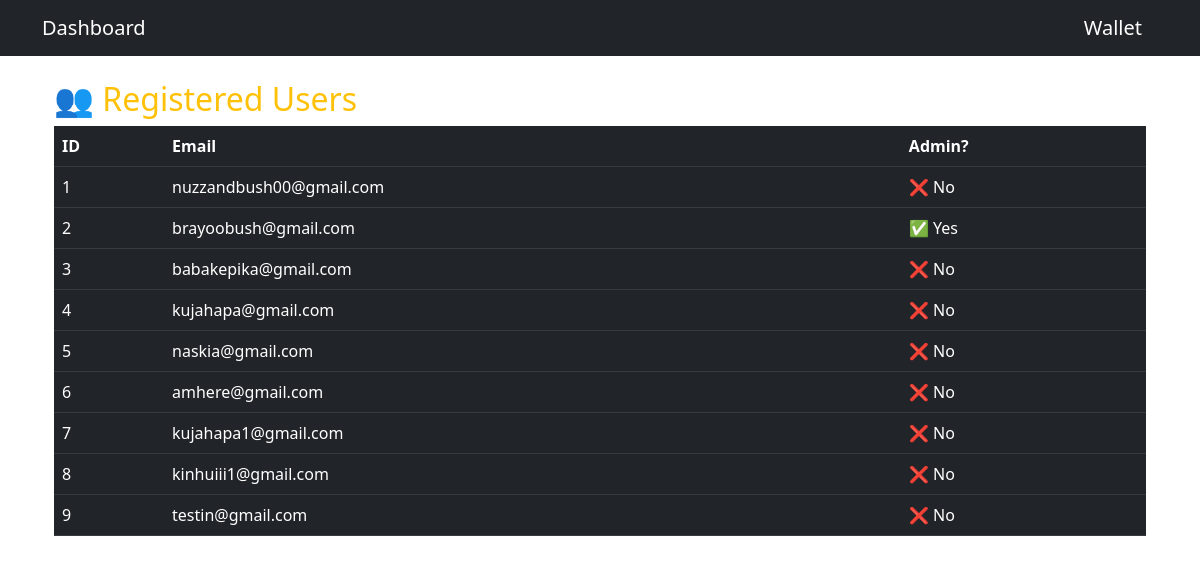
/admin/users (signed in), run on the app's committed database.
### models.py (models this page shows, shortened)
class User(db.Model, UserMixin):
    __tablename__ = "user"
    id = db.Column(db.Integer, primary_key=True)
    email = db.Column(db.String(120), unique=True, nullable=False)
    password = db.Column(db.String(200), nullable=False)
    is_admin = db.Column(db.Boolean, default=False, nullable=False)
    tutorial_seen = db.Column(db.Boolean, default=False, nullable=False)
    wallet_balance = db.Column(db.Float, default=0.0, nullable=False)
    total_views = db.Column(db.Integer, default=0, nullable=False)
    total_earnings = db.Column(db.Float, default=0.0, nullable=False)
    total_withdraw = db.Column(db.Float, default=0.0, nullable=False)
    total_recharge = db.Column(db.Float, default=0.0, nullable=False)
    profile_image = db.Column(db.String(200))
    last_checkin = db.Column(db.DateTime, nullable=True)
    referral_code = db.Column(
        db.String(20),
        unique=True,
        default=lambda: str(uuid.uuid4())[:8],
        nullable=False
    )
    referred_by = db.Column(db.Integer, db.ForeignKey("user.id"), nullable=True)
    referrals = db.relationship("User", backref=db.backref("referrer", remote_side=[id]))
    recharges = db.relationship("Recharge", back_populates="user", lazy=True)
    withdrawals = db.relationship("Withdrawal", back_populates="user", lazy=True)
    purchases = db.relationship("Purchase", back_populates="user", lazy=True)

### app.py (the view)
@app.route("/admin/users")
@login_required
def list_users():
    if not current_user.is_admin:
        flash("Access denied.", "danger")
        return redirect(url_for("dashboard"))
    users = User.query.all()
    return render_template("admin_users.html", users=users)

### app.py (called while the page is built)
@login_manager.user_loader
def load_user(user_id):
    return User.query.get(int(user_id))

@app.before_request
def restrict_admin_pages():
    if request.path.startswith("/admin"):
        if not current_user.is_authenticated:
            return redirect(url_for("login"))
        if not getattr(current_user, "is_admin", False):
            return "Unauthorized", 403

### templates/admin_users.html
{% extends "base.html" %}
{% block content %}
<div class="container mt-4">
  <h2 class="text-warning">👥 Registered Users</h2>
  <table class="table table-dark table-hover">
    <thead>
      <tr>
        <th>ID</th>
        <th>Email</th>
        <th>Admin?</th>
      </tr>
    </thead>
    <tbody>
      {% for user in users %}
      <tr>
        <td>{{ user.id }}</td>
        <td>{{ user.email }}</td>
        <td>{{ "✅ Yes" if user.is_admin else "❌ No" }}</td>
      </tr>
      {% endfor %}
    </tbody>
  </table>
</div>
{% endblock %}

### data on the page
User: id "1", email "nuzzandbush00@gmail.com", is_admin "❌ No"
User: id "2", email "brayoobush@gmail.com", is_admin "✅ Yes"
User: id "3", email "babakepika@gmail.com", is_admin "❌ No"
User: id "4", email "kujahapa@gmail.com", is_admin "❌ No"
User: id "5", email "naskia@gmail.com", is_admin "❌ No"
User: id "6", email "amhere@gmail.com", is_admin "❌ No"
User: id "7", email "kujahapa1@gmail.com", is_admin "❌ No"
User: id "8", email "kinhuiii1@gmail.com", is_admin "❌ No"
User: id "9", email "testin@gmail.com", is_admin "❌ No"
